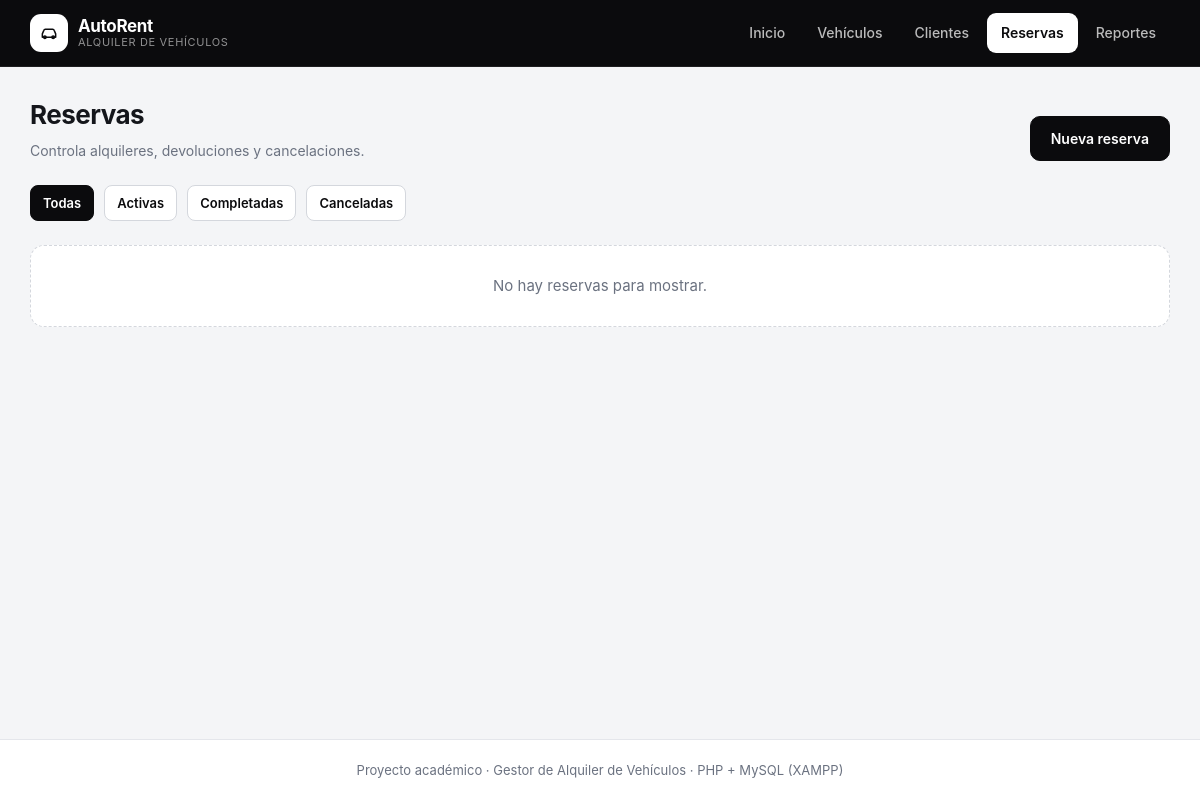
The app's page /views/reservas/inicio.php, older data.
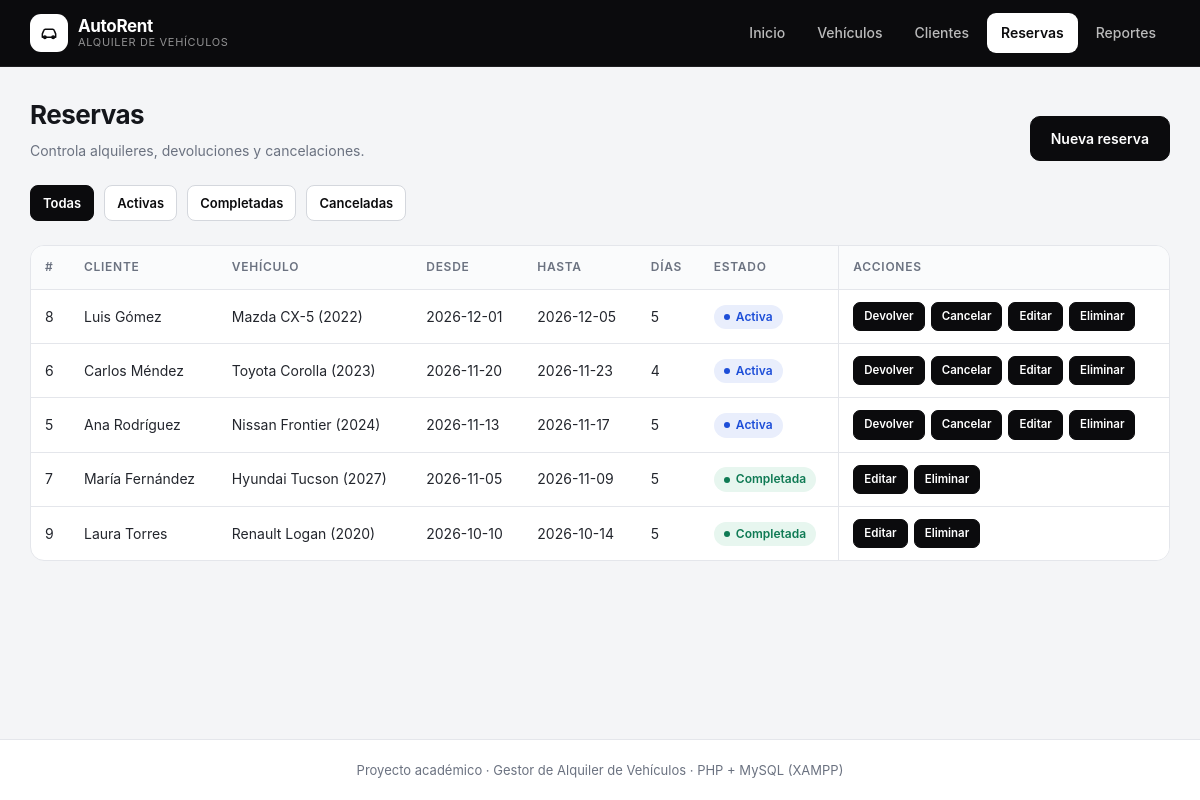
The same page, newer data.
### tables this page shows
CREATE TABLE reservas (
    id INT AUTO_INCREMENT PRIMARY KEY,
    cliente_id INT NOT NULL,
    vehiculo_id INT NOT NULL,
    fecha_inicio DATE NOT NULL,
    fecha_fin DATE NOT NULL,
    estado ENUM('activa', 'completada', 'cancelada') DEFAULT 'activa',
    created_at TIMESTAMP DEFAULT CURRENT_TIMESTAMP,
    updated_at TIMESTAMP DEFAULT CURRENT_TIMESTAMP ON UPDATE CURRENT_TIMESTAMP,
    FOREIGN KEY (cliente_id) REFERENCES clientes(id) ON DELETE CASCADE,
    FOREIGN KEY (vehiculo_id) REFERENCES vehiculos(id) ON DELETE CASCADE
);

CREATE TABLE clientes (
    id INT AUTO_INCREMENT PRIMARY KEY,
    nombre VARCHAR(150) NOT NULL,
    telefono VARCHAR(50),
    correo VARCHAR(100),
    numero_licencia VARCHAR(50),
    created_at TIMESTAMP DEFAULT CURRENT_TIMESTAMP,
    updated_at TIMESTAMP DEFAULT CURRENT_TIMESTAMP ON UPDATE CURRENT_TIMESTAMP
);

### models/database/database.php (called while the page is built, shortened)
<?php
class Database implements DatabaseInterface
{
    private string $host_db = "localhost";
    private string $user_db = "root";
    private string $pwd_db = "";
    private string $name_db = "alquiler_vehiculos_db";
    private int $port_db = 3306;
    private $conex = null;
    public function __construct()
    {
        $this->conex = new mysqli(
            $this->host_db,
            $this->user_db,
            $this->pwd_db,
            $this->name_db,
            $this->port_db
        );
        $this->conex->set_charset("utf8mb4");
    }
    public function query_select(string $sql): array
    {
        $result = $this->conex->query($sql);
        $rows = [];
        while ($row = $result->fetch_assoc()) {
            array_push($rows, $row);
        }
        return $rows;
    }
}

### models/config/models_config.php (called while the page is built, shortened)
<?php
class ModelsConfig
{
    public static function get_db(): DatabaseInterface
    {
        return new Database();
    }
    public static function get_vehiculos_repository(): VehiculosRepositoryInterface
    {
        return new VehiculosRepository(ModelsConfig::get_db());
    }
    public static function get_reservas_repository(): ReservasRepositoryInterface
    {
        return new ReservasRepository(ModelsConfig::get_db());
    }
}

### controllers/config/controllers_config.php (called while the page is built, shortened)
<?php
class ControllersConfig
{
    public static function get_reservas_controller(): ReservasControllerInterface
    {
        return new ReservasController(
            ModelsConfig::get_reservas_repository(),
            ModelsConfig::get_vehiculos_repository()
        );
    }
}

### controllers/reservas/reservas_controller.php (called while the page is built, shortened)
<?php
class ReservasController implements ReservasControllerInterface
{
    private ReservasRepositoryInterface $reservas_model;
    public function __construct(
        ReservasRepositoryInterface $reservas_model,
        VehiculosRepositoryInterface $vehiculos_model
    ) {
        $this->reservas_model = $reservas_model;
    }
    public function get_reservas(): array
    {
        return $this->reservas_model->get_reservas();
    }
}

### models/repositories/reservas_repository/reservas_repository.php (called while the page is built, shortened)
<?php
class ReservasRepository implements ReservasRepositoryInterface
{
    private DatabaseInterface $db;
    public function __construct(DatabaseInterface $db)
    {
        $this->db = $db;
    }
    public function get_reservas(): array
    {
        $sql = self::SELECT_BASE . " order by r.fecha_inicio desc, r.id desc";
        $rows = $this->db->query_select($sql);
        return array_map(
            fn(array $row): Reserva => ReservaMappers::to_entity($row),
            $rows
        );
    }
}

### models/mappers/reserva_mappers.php (called while the page is built, shortened)
<?php
class ReservaMappers
{
    public static function to_entity(array $row_db): Reserva
    {
        return new Reserva(
            (int) $row_db["id"],
            (int) $row_db["cliente_id"],
            (int) $row_db["vehiculo_id"],
            $row_db["fecha_inicio"],
            $row_db["fecha_fin"],
            $row_db["estado"] ?? "activa",
            $row_db["cliente_nombre"] ?? null,
            $row_db["vehiculo_descripcion"] ?? null
        );
    }
}

### models/entities/reserva.php (called while the page is built, shortened)
<?php
class Reserva
{
    private int $id;
    private string $fecha_inicio;
    private string $fecha_fin;
    private string $estado;
    private ?string $cliente_nombre;
    private ?string $vehiculo_descripcion;
    public function __construct(
        int $id,
        int $cliente_id,
        int $vehiculo_id,
        string $fecha_inicio,
        string $fecha_fin,
        string $estado = "activa",
        ?string $cliente_nombre = null,
        ?string $vehiculo_descripcion = null
    ) {
        $this->id = $id;
        $this->fecha_inicio = $fecha_inicio;
        $this->fecha_fin = $fecha_fin;
        $this->estado = $estado;
        $this->cliente_nombre = $cliente_nombre;
        $this->vehiculo_descripcion = $vehiculo_descripcion;
    }
    public function get_id(): int
    {
        return $this->id;
    }
    public function get_fecha_inicio(): string
    {
        return $this->fecha_inicio;
    }
    public function get_fecha_fin(): string
    {
        return $this->fecha_fin;
    }
    public function get_estado(): string
    {
        return $this->estado;
    }
    public function get_cliente_nombre(): string
    {
        return $this->cliente_nombre ?? "";
    }
    public function get_vehiculo_descripcion(): string
    {
        return $this->vehiculo_descripcion ?? "";
    }
    public function get_dias(): int
    {
        $inicio = new \DateTime($this->fecha_inicio);
        $fin = new \DateTime($this->fecha_fin);
        return (int) $inicio->diff($fin)->days + 1;
    }
}

### views/reservas/inicio.php (the view, shortened to what the changed rows need)
<?php
require __DIR__ . "/../../models/database/database.php";
require __DIR__ . "/../../models/entities/reserva.php";
require __DIR__ . "/../../models/mappers/reserva_mappers.php";
require __DIR__ . "/../../models/repositories/reservas_repository/reservas_repository.php";
require __DIR__ . "/../../models/config/models_config.php";
require __DIR__ . "/../../controllers/reservas/reservas_controller.php";
require __DIR__ . "/../../controllers/config/controllers_config.php";
$controller = ControllersConfig::get_reservas_controller();
$reservas = $controller->get_reservas();
$filtro = $_GET["estado"] ?? "";
?>
<!DOCTYPE html>
<html lang="es">
<head>
    <link rel="stylesheet" href="../../public/css/style.css?v=3">
</head>
<body>
    <main class="contenido">
<div class="cabecera-pagina">
    <div>
        <h2>Reservas</h2>
    </div>
    <a class="boton" href="form.php">Nueva reserva</a>
</div>
<div class="acciones">
    <a class="boton boton-mini <?php echo $filtro === "" ? "" : "boton-secundario"; ?>" href="inicio.php">Todas</a>
    <a class="boton boton-mini <?php echo $filtro === "activa" ? "" : "boton-secundario"; ?>"
        href="inicio.php?estado=activa">Activas</a>
    <a class="boton boton-mini <?php echo $filtro === "completada" ? "" : "boton-secundario"; ?>"
        href="inicio.php?estado=completada">Completadas</a>
    <a class="boton boton-mini <?php echo $filtro === "cancelada" ? "" : "boton-secundario"; ?>"
        href="inicio.php?estado=cancelada">Canceladas</a>
</div>
<?php if (count($reservas) === 0) : ?>
    <p class="vacio">No hay reservas para mostrar.</p>
<?php else : ?>
    <div class="tabla-envoltura">
        <table class="tabla-acciones">
            <thead>
                <tr>
                    <th>#</th>
                    <th>Cliente</th>
                    <th>Vehículo</th>
                    <th>Desde</th>
                    <th>Hasta</th>
                    <th>Días</th>
                    <th>Estado</th>
                    <th>Acciones</th>
                </tr>
            </thead>
            <tbody>
                <?php foreach ($reservas as $reserva) : ?>
                    <tr>
                        <td><?php echo $reserva->get_id(); ?></td>
                        <td><?php echo htmlspecialchars($reserva->get_cliente_nombre()); ?></td>
                        <td><?php echo htmlspecialchars($reserva->get_vehiculo_descripcion()); ?></td>
                        <td><?php echo htmlspecialchars($reserva->get_fecha_inicio()); ?></td>
                        <td><?php echo htmlspecialchars($reserva->get_fecha_fin()); ?></td>
                        <td><?php echo $reserva->get_dias(); ?></td>
                        <td>
                            <span class="etiqueta estado-<?php echo htmlspecialchars($reserva->get_estado()); ?>">
                                <?php echo htmlspecialchars($reserva->get_estado()); ?>
                            </span>
                        </td>
                        <td>
                            <div class="celda-acciones">
                                <?php if ($reserva->get_estado() === "activa") : ?>
                                    <a class="accion-link"
                                        href="operaciones/devolver.php?id=<?php echo $reserva->get_id(); ?>"
                                        onclick="return confirm('¿Registrar la devolución del vehículo?');">Devolver</a>
                                    <a class="accion-link"
                                        href="operaciones/cancelar.php?id=<?php echo $reserva->get_id(); ?>"
                                        onclick="return confirm('¿Cancelar esta reserva?');">Cancelar</a>
                                <?php endif; ?>
                                <a class="accion-link"
                                    href="form.php?id=<?php echo $reserva->get_id(); ?>">Editar</a>
                                <a class="accion-link peligro"
                                    href="operaciones/borrar.php?id=<?php echo $reserva->get_id(); ?>"
                                    onclick="return confirm('¿Eliminar el registro de esta reserva?');">Eliminar</a>
                            </div>
                        </td>
                    </tr>
                <?php endforeach; ?>
            </tbody>
        </table>
    </div>
<?php endif; ?>
    </main>
</body>
</html>

Row changes from the older to the newer data that the page shows:
added reservas: id "8", cliente.nombre "Luis Gómez", vehiculo_descripcion "Mazda CX-5 (2022)", fecha_inicio "2026-12-01", fecha_fin "2026-12-05", $reserva->get_dias() "5", estado "Activa"
added reservas: id "6", cliente.nombre "Carlos Méndez", vehiculo_descripcion "Toyota Corolla (2023)", fecha_inicio "2026-11-20", fecha_fin "2026-11-23", $reserva->get_dias() "4", estado "Activa"
added reservas: id "5", cliente.nombre "Ana Rodríguez", vehiculo_descripcion "Nissan Frontier (2024)", fecha_inicio "2026-11-13", fecha_fin "2026-11-17", $reserva->get_dias() "5", estado "Activa"
added reservas: id "7", cliente.nombre "María Fernández", vehiculo_descripcion "Hyundai Tucson (2027)", fecha_inicio "2026-11-05", fecha_fin "2026-11-09", $reserva->get_dias() "5", estado "Completada"
added reservas: id "9", cliente.nombre "Laura Torres", vehiculo_descripcion "Renault Logan (2020)", fecha_inicio "2026-10-10", fecha_fin "2026-10-14", $reserva->get_dias() "5", estado "Completada"
Text that changed along with them:
text no longer shown: "No hay reservas para mostrar."
text now shown: "# CLIENTE VEHÍCULO DESDE HASTA DÍAS ESTADO ACCIONES"
